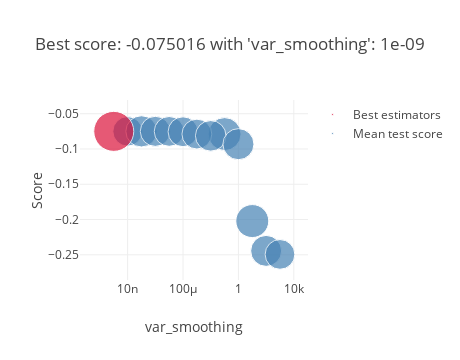

Source (notebook cell):
### Code cell
# Performing a grid search to find the best parameters for the Gaussian Naive Bayes Classifier
from sklearn.naive_bayes import GaussianNB
gnb = GaussianNB()
parameters = {
    'var_smoothing' : [1e-9, 1e-8, 1e-7, 1e-6, 1e-5, 1e-4, 1e-3, 1e-2, 1e-1, 1, 10, 100, 1000],
}
grid_search = GridSearchCV(gnb, parameters, cv=k_fold,  scoring='neg_brier_score')
grid_result = grid_search.fit(X_filter_test, y_test)
cv_results = pd.DataFrame(grid_search.cv_results_).sort_values(by=['rank_test_score', 'mean_fit_time'])
display(cv_results)
scores['gnb_train'] = grid_result.best_score_
scores['gnb_test']  = brier_score_loss(y_test,grid_search.best_estimator_.predict_proba(X_filter_test)[:,1]
)
plot_grid_search(grid_result)
# Plotting the Gaussian Naive Bayes filter by rank_test_score and mean_fit_time
cv_results = pd.DataFrame(grid_search.cv_results_).sort_values(by=['rank_test_score', 'mean_fit_time'])

detailed_results["gnb"] = cv_results.iloc[0]

### Figure 1 — Plotly figure (JSON) as saved in the notebook; plotly's stock layout.template omitted (floating-point values rounded to 4 significant figures)
{"data": [{"marker": {"color": "SteelBlue", "size": [0.02344, 0.02622, 0.02429, 0.0239, 0.02399, 0.02919, 0.02394, 0.02516, 0.02594, 0.02922, 0.02572, 0.02372], "sizemin": 4, "sizemode": "area", "sizeref": 5.373e-05}, "mode": "markers", "name": "Mean test score", "showlegend": true, "text": ["'var_smoothing': 1e-08", "'var_smoothing': 1e-07", "'var_smoothing': 1e-06", "'var_smoothing': 1e-05", "'var_smoothing': 0.0001", "'var_smoothing': 0.1", "'var_smoothing': 0.001", "'var_smoothing': 0.01", "'var_smoothing': 1", "'var_smoothing': 10", "'var_smoothing': 100", "'var_smoothing': 1000"], "type": "scatter", "x": [1e-08, 1e-07, 1e-06, 1e-05, 0.0001, 0.1, 0.001, 0.01, 1, 10, 100, 1000], "xaxis": "x", "y": [-0.07502, -0.07502, -0.07502, -0.07507, -0.07559, -0.07884, -0.07887, -0.08137, -0.09318, -0.2022, -0.2445, -0.2494], "yaxis": "y"}, {"marker": {"color": "Crimson", "size": [0.04298], "sizemin": 4, "sizemode": "area", "sizeref": 5.373e-05}, "mode": "markers", "name": "Best estimators", "showlegend": true, "text": ["{'var_smoothing': 1e-09}"], "type": "scatter", "x": [1e-09], "xaxis": "x", "y": [-0.07502], "yaxis": "y"}], "layout": {"height": 360, "hovermode": "closest", "legend": {"traceorder": "reversed"}, "title": {"text": "Best score: -0.075016 with 'var_smoothing': 1e-09"}, "width": 460, "xaxis": {"anchor": "y", "domain": [0, 1], "title": {"text": "var_smoothing"}, "type": "log"}, "yaxis": {"anchor": "x", "domain": [0, 1], "title": {"text": "Score"}}}}
